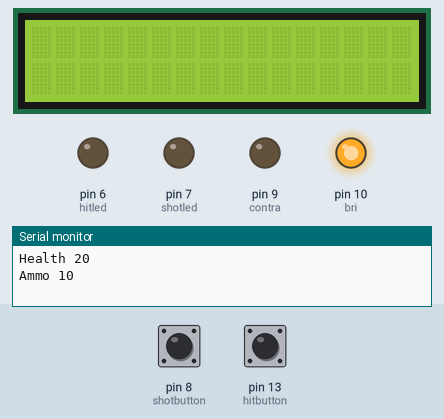
Simulated run of this sketch. Board: Arduino Uno, built with avr-gcc and run on an emulated ATmega328P. On the bench: 16×2 character LCD, output pins drawn as LEDs (lit = HIGH), the last lines printed to the serial monitor. Inputs (shaded band) come from the test bench; at power-on: pin 13 (hitbutton) HIGH, pin 8 (shotbutton) HIGH.

Above: at 1.2 s.
1.3 s: pin 13 (hitbutton) pulled LOW for 1 s
At 1.7 s:
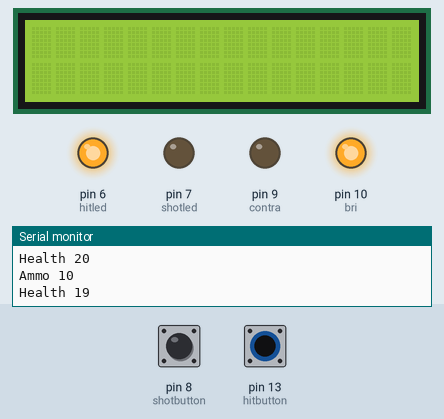
3.8 s: pin 8 (shotbutton) pulled LOW for 0.15 s
At 3.92 s:
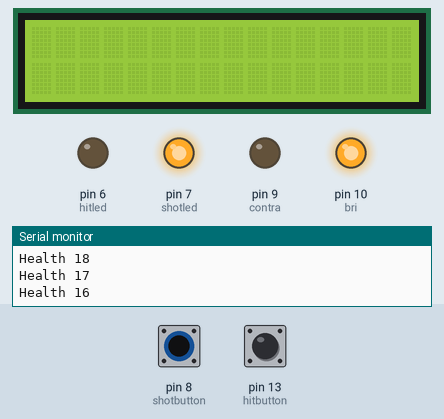
5.5 s: pin 13 (hitbutton) pulled LOW for 3.2 s
At 9.1 s:
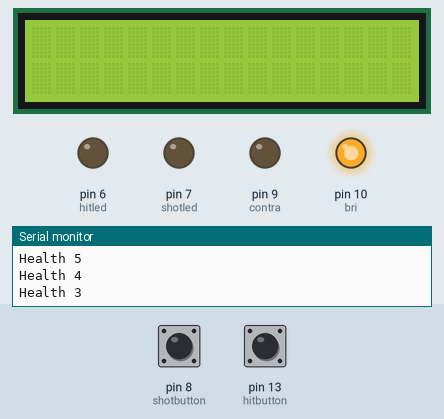
10.2 s: pin 13 (hitbutton) driven LOW
At 10.6 s:
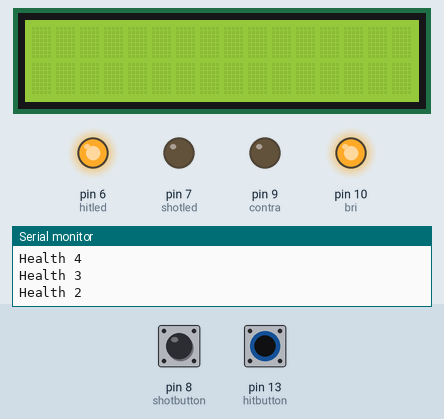
Timing chart, 0 to 13.4 s (numbered marks = the images above; inputs shaded):
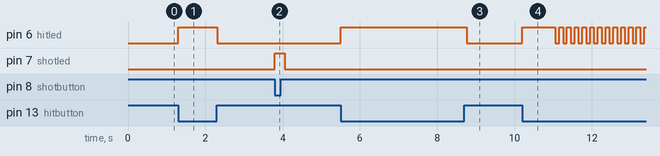

Measured:
- after the input at 1.3 s, pin 6 (hitled): LOW → HIGH at once, → LOW 1.0 s later
- after the input at 3.8 s, pin 7 (shotled): LOW → HIGH at once, → LOW 0.25 s later
- after the input at 5.5 s, pin 6 (hitled): LOW → HIGH at once, → LOW 3.3 s later
- after the input at 10.2 s, pin 6 (hitled): LOW → HIGH at once, then repeats every 0.20 s: LOW 0.10 s, HIGH 0.10 s

The sketch:

LaserTagCode_02.ino
```cpp
  #include <LiquidCrystal.h>
  LiquidCrystal lcd(12, 11, 5, 4, 3, 2);
  #define contra 9
  #define bri 10
  const int shotbutton = 8;
  const int hitbutton = 13;
  const int hitled = 6;
  const int shotled = 7;

void setup() {
  // put your setup code here, to run once:
  lcd.begin(16, 2);
  pinMode(bri, OUTPUT);
  pinMode(contra, OUTPUT);
  digitalWrite(contra, LOW);
  analogWrite(bri, 255);
  pinMode(shotbutton, INPUT);
  pinMode(hitbutton, INPUT);
  pinMode(shotled, OUTPUT);
  pinMode(hitled, OUTPUT);
  Serial.begin(9600);
}

void loop() {
  // put your main code here, to run repeatedly:
  int health = 20;
  int ammo = 10;
  int shot, hit;
  digitalWrite(hitled, LOW);
  digitalWrite(shotled, LOW);
  Serial.print("Health ");
  Serial.println(health);
  Serial.print("Ammo ");
  Serial.println(ammo);
  //lcd.setCursor(0, 0);
  //lcd.print("Health: ");
  //lcd.print(health);
  //lcd.setCursor(0, 1);
  //lcd.print("Ammo: ");
  //lcd.print(ammo);
  while(health > 0) {
    delay(1);
    hit = digitalRead(hitbutton);
    shot = digitalRead(shotbutton);

    if (hit == LOW){
      digitalWrite(hitled, HIGH);
      delay(250);
      health --;
      digitalWrite(hitled, LOW);
      Serial.print("Health ");
      Serial.println(health);
      //lcd.setCursor(8, 0);
      //lcd.print(health);
    }
    else    {
      digitalWrite(hitled, LOW);
    }

    if ((shot == LOW)&& (health > 0)){
      digitalWrite(shotled, HIGH);
      delay(250);
      digitalWrite(shotled, LOW);
      ammo --;
      Serial.print("Ammo ");
      Serial.println(ammo);
      //lcd.setCursor(6, 2);
      //lcd.print(ammo);
      if (ammo <= 0){
        ammo = 10;
        Serial.print("Ammo ");
        Serial.println(ammo);
        //lcd.setCursor(6, 2);
        //lcd.print(ammo);
      }
      while(shot == LOW){
        shot = digitalRead(shotbutton);
        hit = digitalRead(hitbutton);
        if (hit == LOW){
          digitalWrite(hitled, HIGH);
          delay(250);
          health --;
          digitalWrite(hitled, LOW);
          Serial.print("Health ");
          Serial.println(health);
          //lcd.setCursor(8, 0);
          //lcd.print(health);
        }
        else    {
          digitalWrite(hitled, LOW);
        }
      }
    }
    else    {
      digitalWrite(shotled, LOW);
    }
  }
  Serial.println("---------------");
  Serial.println("You have Died");
  //lcd.clear();
  //lcd.setCursor(5, 0);
  //lcd.print("You Have");
  //lcd.setCursor(7, 1);
  //lcd.print("Died");
  while (health <=0){
    digitalWrite(hitled, HIGH);
    delay(100);
    digitalWrite(hitled, LOW);
    delay(100);
  }
}
```
